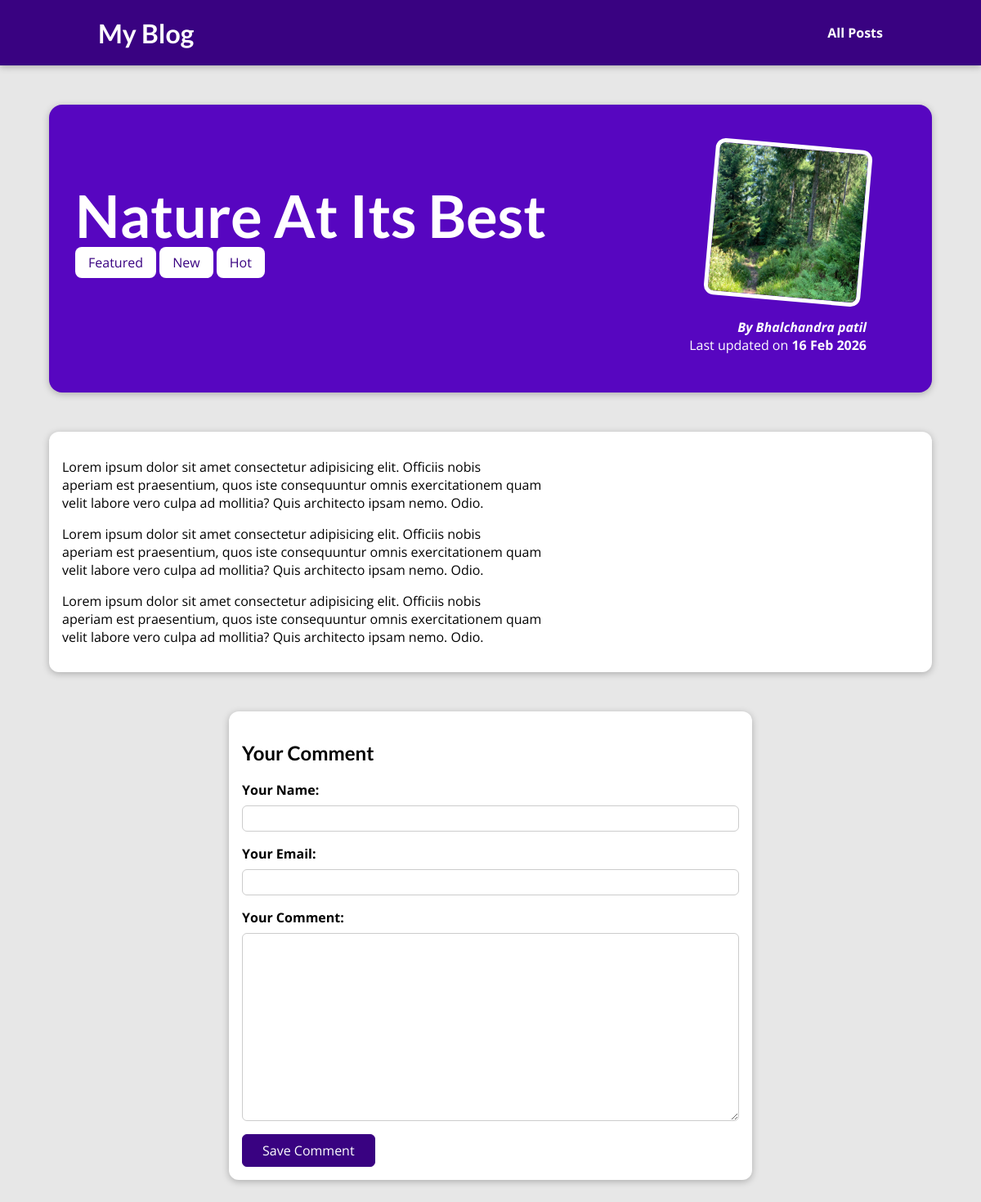
The page /posts/nature-at-its-best on the database its author committed.
### blog/models.py (models this page shows, shortened)
class Post(models.Model):
    title = models.CharField(max_length=150)
    excerpt = models.CharField(max_length=200)
    image = models.ImageField(upload_to="posts",null=True)
    date = models.DateField(auto_now=True)
    slug = models.SlugField(unique=True)
    content = models.TextField()
    author = models.ForeignKey(Author, on_delete=models.SET_NULL, null=True, related_name="posts")
    tags = models.ManyToManyField(tag)

class tag(models.Model):
    caption = models.CharField(max_length=50)

class Author(models.Model):
    first_name = models.CharField(max_length=25)
    last_name = models.CharField(max_length=25)
    email_address = models.EmailField()
    def full_name(self):
        return f"{self.first_name} {self.last_name}"
    def __str__(self):
        return self.full_name()

### blog/views.py (the view, shortened to what this page needs)
# urls.py: path("posts/<slug:slug>", views.SinglePostView.as_view(), name="posts-detail-page"),
class SinglePostView(View):
    def get(self,request,slug):
        post = Post.objects.get(slug=slug)
        context = {
            "post":post,
            "post_tags":post.tags.all,
            "comment_form":CommentForm()
        }
        return render(request,"blog/post-detail.html",context)

### blog/forms.py
class CommentForm(forms.ModelForm):
    class Meta:
        model = Comment
        exclude = ["post"]
        labels = {
            "user_name":"Your Name",
            "user_email":"Your Email",
            "text":"Your Comment"
        }

### blog/templates/blog/post-detail.html (shortened to what this page needs)
{% extends "base.html" %}
{% load static %}
{% block css_files %}
    <link rel="stylesheet" href="{% static "blog/post-detail.css" %}">
{% endblock  %}
{% block content %}
    <section id="summary">
        <h2>
            {{post.title }}
        </h2>
        <div>
            {% for tag in  post_tags %}
                <span class="tag">{{tag.caption}}</span>
            {% endfor %}
        </div>
        <article>
            <img src="{{post.image.url}}" alt="{{post.title}}">
            <address>By <a href="mailto:{{post.author.email_address}}"> {{post.author}}</a></address>
            <div>
                Last updated on <time>{{post.date|date:"d M Y"}}</time>
            </div>
        </article>
    </section>
    <main>
        {{post.content|linebreaks}}
    </main>
    <section id = "comment-form">
        <h2>Your Comment</h2>
        <form action="{% url "posts-detail-page" post.slug %}" method="POST">
            {% for form_field in comment_form %}
    <div class="form-control {% if form_field.errors %}invalid{% endif %}">
        {{ form_field.label_tag }}
        {{ form_field }}
    </div>
{% endfor %}
            <button>Save Comment</button>
        </form>
    </section>
{% endblock  %}

### templates/base.html (shortened to what this page needs)
{% load static %}
<!DOCTYPE html>
<html>
    <head>
        <link rel="stylesheet" href="{% static "app.css" %}">
        {% block  css_files%}{% endblock  %}
    </head>
    <body>
        <header id="main-navigation">
            <h1><a href="{% url "starting_page" %}">My Blog</a></h1>
            <nav>
                <a href="{% url "posts" %}">All Posts</a>
            </nav>
        </header>
        {% block content %}{% endblock  %}
    </body>
</html>

### static/app.css (style rules this page uses)
* { box-sizing: border-box; }
html { font-family: 'Open Sans', 'Lato', sans-serif; }
body { margin: 0; }
h1, h2, h3 { font-family: 'Lato', sans-serif; font-weight: bold; }
#main-navigation { width: 100%; height: 5rem; display: flex; justify-content: space-between; align-items: center; padding: 0 10%; position: absolute; top: 0; left: 0; }
#main-navigation a { text-decoration: none; color: white; font-weight: bold; }

### blog/static/blog/post-detail.css (style rules this page uses)
body { background-color: #e7e7e7; }
#main-navigation { background-color: #390281; box-shadow: 0 2px 8px rgba(0, 0, 0, 0.25); }
#summary { margin: 8rem auto 3rem auto; padding: 2rem; width: 90%; max-width: 90rem; border-radius: 16px; background-color: #5706c0; position: relative; box-shadow: 0 2px 8px rgba(0, 0, 0, 0.25); height: 22rem; }
#summary h2 { color: white; font-size: 4.5rem; margin-bottom: 0.25rem; }
#summary article { position: absolute; top: 2rem; right: 3rem; padding: 1rem 2rem; border-radius: 12px; text-align: right; color: white; }
#summary article img { width: 12rem; height: 12rem; border-radius: 12px; transform: rotateZ(5deg); border: 5px solid white; margin-bottom: 1rem; }
#summary address { font-weight: bold; }
#summary a { color: white; text-decoration: none; }
#summary time { font-weight: bold; }
main { width: 90%; max-width: 90rem; margin: 3rem auto; background-color: white; padding: 1rem; border-radius: 12px; box-shadow: 0 2px 8px rgba(0, 0, 0, 0.25); }
.tag { background-color: white; color: #390281; padding: 0.5rem 1rem; border-radius: 8px; }
#comment-form { margin: 3rem auto; width: 90%; max-width: 40rem; border-radius: 12px; background-color: white; box-shadow: 0 2px 8px rgba(0, 0, 0, 0.25); padding: 1rem; }
#comment-form button { font: inherit; background-color: #390281; color: white; border: 1px solid #390281; padding: 0.5rem 1.5rem; border-radius: 6px; cursor: pointer; }
.form-control { margin-bottom: 1rem; }
.form-control label { font-weight: bold; margin-bottom: 0.5rem; display: block; }
.form-control input, .form-control textarea { display: block; width: 100%; font: inherit; padding: 0.25rem; border-radius: 6px; border: 1px solid #ccc; }

### rows shown on the page
Post: title "Nature At Its Best", image (picture), author "Bhalchandra patil", date "16 Feb 2026", content "Lorem ipsum dolor sit amet consectetur adipisicing elit. Officiis nobis aperiam est praesentium, quos iste consequuntur omnis exercitationem quam velit labore vero culpa ad mollitia? Quis architecto ipsam nemo. Odio. Lorem ipsum dolor sit amet consectetur adipisicing elit. Officiis nobis aperiam est praesentium, quos iste consequuntur omnis exercitationem quam velit labore vero culpa ad mollitia? Quis architecto ipsam nemo. Odio. Lorem ipsum dolor sit amet consectetur adipisicing elit. Officiis nobis aperiam est praesentium, quos iste consequuntur omnis exercitationem quam velit labore vero culpa ad mollitia? Quis architecto ipsam nemo. Odio."
tag: caption "Featured"
tag: caption "New"
tag: caption "Hot"
